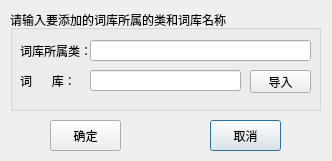
<?xml version="1.0" encoding="UTF-8"?>
<ui version="4.0">
 <class>AddBookDialog</class>
 <widget class="QDialog" name="AddBookDialog">
  <property name="geometry">
   <rect>
    <x>0</x>
    <y>0</y>
    <width>332</width>
    <height>161</height>
   </rect>
  </property>
  <property name="windowTitle">
   <string>  添加词库</string>
  </property>
  <property name="windowIcon">
   <iconset resource="rc.qrc">
    <normaloff>:/new/prefix1/rc/actions/add.png</normaloff>:/new/prefix1/rc/actions/add.png</iconset>
  </property>
  <widget class="QPushButton" name="QuitButton">
   <property name="geometry">
    <rect>
     <x>210</x>
     <y>120</y>
     <width>71</width>
     <height>31</height>
    </rect>
   </property>
   <property name="text">
    <string>取消</string>
   </property>
   <property name="icon">
    <iconset resource="rc.qrc">
     <normaloff>:/new/prefix1/rc/actions/dialog_cancel.png</normaloff>:/new/prefix1/rc/actions/dialog_cancel.png</iconset>
   </property>
  </widget>
  <widget class="QGroupBox" name="groupBox">
   <property name="geometry">
    <rect>
     <x>10</x>
     <y>10</y>
     <width>311</width>
     <height>101</height>
    </rect>
   </property>
   <property name="title">
    <string>请输入要添加的词库所属的类和词库名称</string>
   </property>
   <widget class="QLabel" name="classLabel">
    <property name="geometry">
     <rect>
      <x>10</x>
      <y>30</y>
      <width>71</width>
      <height>21</height>
     </rect>
    </property>
    <property name="text">
     <string>词库所属类：</string>
    </property>
   </widget>
   <widget class="QLineEdit" name="classLineEdit">
    <property name="geometry">
     <rect>
      <x>80</x>
      <y>30</y>
      <width>221</width>
      <height>21</height>
     </rect>
    </property>
   </widget>
   <widget class="QLabel" name="bookLabel">
    <property name="geometry">
     <rect>
      <x>10</x>
      <y>60</y>
      <width>71</width>
      <height>21</height>
     </rect>
    </property>
    <property name="text">
     <string>词      库：</string>
    </property>
   </widget>
   <widget class="QLineEdit" name="bookLineEdit">
    <property name="geometry">
     <rect>
      <x>80</x>
      <y>60</y>
      <width>151</width>
      <height>21</height>
     </rect>
    </property>
    <property name="readOnly">
     <bool>true</bool>
    </property>
   </widget>
   <widget class="QPushButton" name="pushButton">
    <property name="geometry">
     <rect>
      <x>240</x>
      <y>60</y>
      <width>61</width>
      <height>23</height>
     </rect>
    </property>
    <property name="text">
     <string>导入</string>
    </property>
    <property name="icon">
     <iconset resource="rc.qrc">
      <normaloff>:/new/prefix1/rc/actions/document_import.png</normaloff>:/new/prefix1/rc/actions/document_import.png</iconset>
    </property>
    <property name="autoRepeat">
     <bool>false</bool>
    </property>
    <property name="autoExclusive">
     <bool>false</bool>
    </property>
   </widget>
  </widget>
  <widget class="QPushButton" name="OKButton">
   <property name="geometry">
    <rect>
     <x>50</x>
     <y>120</y>
     <width>71</width>
     <height>31</height>
    </rect>
   </property>
   <property name="text">
    <string>确定</string>
   </property>
   <property name="icon">
    <iconset resource="rc.qrc">
     <normaloff>:/new/prefix1/rc/actions/dialog_ok_apply.png</normaloff>:/new/prefix1/rc/actions/dialog_ok_apply.png</iconset>
   </property>
  </widget>
 </widget>
 <resources>
  <include location="rc.qrc"/>
 </resources>
 <connections/>
</ui>
